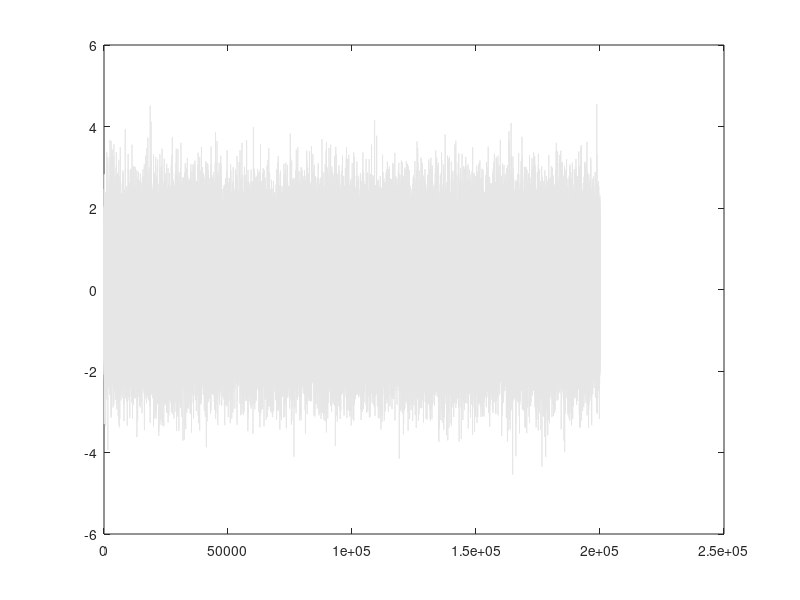
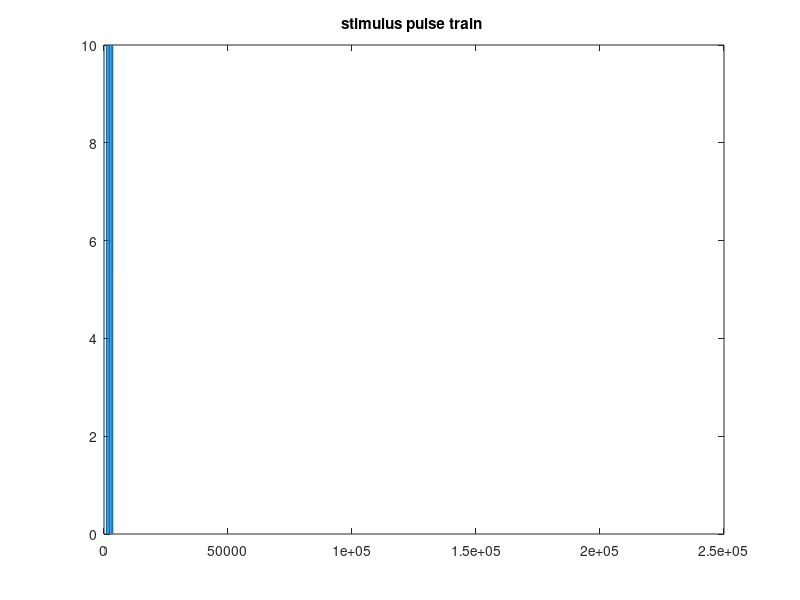
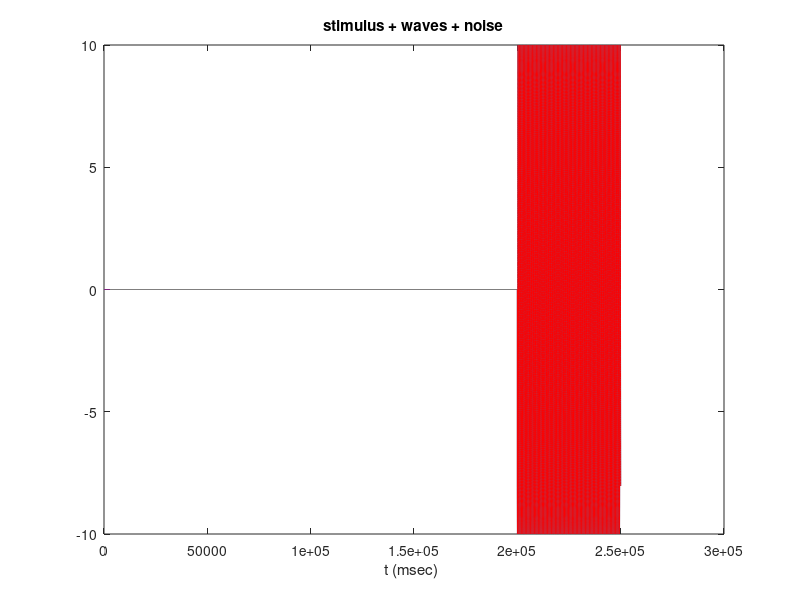

MATLAB code to generate these figures, in order: (Note: this script raises an error after producing the figures.)
% B {Pailtjorpe, U Sydney. sixNMclusterVx.m, (25/7/21 - 24)
 %Jansen-Rit model, 6 node cluster at A-10 (pFC), classic sigmoid form,
    % same f for each NM. (almost identical nodes)
  % Runga-Kutta integration use RK4 on JR, fn JR12(.., NNinputs), with stim. forcing
% Dependencies:  JR12a.m function for RK4 DE integrator; WaveTrains.m for stimuli set up 
              %  is RHS of DE: function dydx as JR12: incl Ip, p forcing, NNcoupling
  % Data file:  AdjMarmoset_Rescale2b.csv % link wts(116 x 116 array)
     % V1. dev.(23/5/21)  %  based on sixNMloopRK4_JR12V2b.m
      % Updade, V2: use sigmoid filter on coupling  (12/6/21)
         % V2b. modulate stim Ip+ran to selected nodes only (7/5/21)
      % V3 use JR12a(t, y, Ip, p, I12, a, b, A, B, C) : pass params to tune freq band;
      % V3a. pass Stim, pran via Sigmoid: pulse->V transfer (4/7/21)
      % V4. pass r to fn J12a.m; vary at ea NM
      % V4.1 vary Gain[s] ~ syn strength, per NM; pass Cfac (C1, C3) to fn J12a.m (24/7)
      % V4a. add signal delays, via d(i,j)
      % V4b. uses S[v] sigmoid form;  vlocal effects on dij ** THis version
% Cells (sections)
% 1. ADj set up
% 2. parameters for WC/JR model
% 3. set up stimuli
% 4.0  RK4 DE solver, 1st order, for n variables
% 5.0  various PLOT OUTPUT

% clear all; close all

% 1.0 Set up
addpath('/bap_working/MatLabfiles/MatlabFiles/MarmosetBrain/Models'); % for other model codes
fprintf('\n 6 Neural Masses, JR/RK4, star cluster; wt Adj; S(v): coupling, Pulse, ran \n')
fprintf('\n  alpha band;  Sigmoid; vary r & Gain; +  stim; code: v4b \n')
 % Adj, for coupling nodes
nn=6  %nn=6 % number of neural masses (nodes)
 % examine star cluster about Out-hub A-10  (marmoset logbook, p58, 66 ("v1")
  % n-node, Marmoset star clusters: at 7ms: 6 nodes; @7.5 & 8.1 ms: 8 nodes

  %%  1.0.1 Approx  Adj2, .cf Appx. below: this is similar to Adj2, with rounding
  % fprintf('\n   use approx Adj (rounded)  \n')
  % Adj= [0.0,  9.0, 0.5, 1.0, 4.6, 8.5; ...  % #1 is out hub;
  %      0.25, 0.0, 0.5, 0.0, 0.0, 0.5; ...  % cf Workbook 3, p18a for list of Links
  %      0.5, 4.9, 0.0, 2.0, 0.25, 1.0; ...  % scale wt wrt to 1k (LNe)
  %      0.75, 0.0, 1.2, 0.0, 1.6, 0.0; ...
  %      0.70, 0.0, 0.0, 0.1, 0.0, 0.0; ...  %  
  %      0.40, 1.5, 1.0, 0.0, 0.1, 0.0];     %  
  % cf. Appx 2, below for check of Adj against orig Anew(LNe)
  % A(4,2), A(5,6) was missing; A(6,3) was too big; others are close
  
%% 1.0.2 unit Adj
fprintf('  test Adj=1:  \n')
Adj=ones(nn);
 % elim diagonals
 for i=1:nn
     Adj(i,i)=0;
 end
 Adj
 length(find(Adj(:))) % 30 links
 % 1.02 zero Adj
  %fprintf('  test Adj=1:  \n')
  %Adj=zeros(nn);

%% 1.0.3 Zero Adj: no coupling
  fprintf('  test Adj=0: no coupling  \n')
  Adj=zeros(nn);
  
%% 1.0.3  d(ij) array - cf. Appx. 3.2.1  set d in bins of 0.5 mm (approx)
 fprintf('  d(ij) in 0.5mm bins:  \n')
Ad6A = [...
     0     3.5   3.0   2.5   2.5   2.5; ...
     3.5   0     1.5   3.5   4.0   2.5; ...
     3.0   1.5   0     2.0   3.0   2.5; ...
     2.5   3.5   2.0   0     2.0   3.5; ...
     2.5   4.0   0     2.0   0     3.0; ...
     2.5   2.5   2.5   3.5   3.0   0];
%% 1.0.4  d(ij) array - cf. Appx. 4.1.2  set d in bins of 0.1 mm (approx)
fprintf('  d(ij) in 0.1mm bins:  \n')
Ad6A = [...
     0     3.4  2.9  2.4   2.4  2.5, 4.3, 5.0; ...
     3.4   0    1.7  3.4   4.1  2.7, 0.0, 4.7; ... % 0 if no link present
     2.9   1.7  0    1.9   2.8  2.6, 0.0, 3.2; ...
     2.4   3.4  1.9  0     1.8  3.4, 3.2, 2.8; ...
     2.4   4.1  0    1.8   0    2.8, 2.1, 3.2; ...
     2.5   2.7  2.6  3.4   2.8  0.0  3.6, 4.8; ...
     4.3,  4.9, 3.6, 3.2,  2.1, 3.6, 0.0, 2.4; ...
     5.0,  4.7, 3.2, 2.8,  3.2, 4.8, 2.4, 0.0];   % checks ok.
 %% 1.0.5  zero dij
 fprintf('  d(ij) =0: no signal delays  \n')
 Ad6A = zeros(nn);

%% 1.1 Adj from Marmoset (LNe) data
 % cf.Appx 2. in orig order: cf. logbook, p58
  fprintf('  use marmoset LNe Adj(2):  \n')
clusterlist=[2, 26, 25, 48, 32, 3]; % as plotted in x-y plane, viewed from Ant.
Anew= csvread('AdjMarmoset_Rescale2b.csv');  % based on LNe 
 Aclust = Anew(clusterlist, clusterlist);
Adj2=Aclust/1000  % scale used for 6 NM model
Adj=Adj2;   % for main code
nLinks= length(find(Adj2(:))) % 29 entries
clear nLinks Anew Aclust Adj2 clusterlist
 %Adj=zeros(nn); % test indep NM.
 %Adj=ones(nn); % test unit coupled NM. nb. diagonals (self links) present

% nb. set approx dij in Ad6A, above & at Appx 3.2.1

%% 2.0 Parameters: tune freq. band
 fprintf('  : cf Marmoset out hub, A10 (3-D cluster, 6); beta band; v-local \n')
 %nLinks = length(find(Adj(:))) % check # Links: was 22 [nb. some v small & omitted], now 29
 %clear nLinks
% time axis & IC (0 mV)
x0=0; xf=20.0; % t range (sec)
h = 0.0001;   % t step (1 ms; [& 0.5, 0.25 ms, for debug])
x = [x0:h:xf];  % t domain array
 %time =x/(1000);  %time =x/(1000*h); % time (sec) as row vec
tstart=10001; %tstart=2000; %1000; % for plots (@ 1, 0.5, 0.1 ms time steps)
%y = zeros(6,length(x)); % row vec for each variable
yic1=[0.0; 0.0; 0.0; 0.0; 0.0; 0.0]; % IC at t=0 for 1 node (6 DEs),  col vec, 6 rows
yic=yic1; % add additional nodes
for in=1:nn-1
 yic=[yic; yic1]; % add 6 rows per extra node; 12, 18 DEs for 2, 3 ... nodes
end
 clear yic1
%
% Model parameters (orig JR) : needs to be in the fn subroutine!
v0=6;    % (mV) midpoint (switching trheshold V) of sigmoid function, for V -> pulse conversion 
vm=5;    % (s^-1) max firing rate for sigmoid fn
 %r=0.3;   % activation rate;  Steepness of sigmoid function 
  % rvec= [0.3 0.3 0.3 0.3 0.3 0.3];  % pass to indiv nodes, via fn J12a.m
%rvec= [0.4 0.4 0.4 0.4 0.4 0.4] % test all alpha, or beta (low)
   %rvec= [0.45 0.45 0.45 0.45 0.45 0.45] % test - in beta
rvec= [0.5 0.5 0.5 0.5 0.5 0.5] % test: all beta: most NM dont osc! (at 0.56)
 %rvec= [0.56 0.40 0.49 0.46 0.40 0.49] % set r ~ sqrt(vol); cf w/b#3, p80: tune in beta: ok
   %rvec= [0.56 0.40 0.47 0.43 0.38 0.47] % revised r ~ sqrt(N); cf w/b#4, p42: tune in beta band
  %rvec= [0.42 0.30 0.37 0.34 0.30 0.37] % ditto: tune in alpha band: corrected (23/7/21)
%rvec= [0.45 0.32 0.38 0.35 0.30 0.38] % revised: tune in alpha band: corrected (18/9/21)
        % cf w/b#4, p42.
% tuned to alpha/ beta band
C=300 %C=250 %C=135   % basic (scale) connection strength, within NM % defauly J-R value         
R12=100  % basic NM - NM coupling coeff (ie. link wt) (cf. Goodfellow)
C1=C;     % Pyramidal to excitatory interneuron connection 
C2=0.8*C; % (108)   Excit interneuron to pyramidal connection [feedback]
C3=0.25*C; % (33.75)  Pyramidal to inhib interneuron connection [weaker feedback]
C4=0.25*C;

 % tune feedback gain (baed on WtIn, kIn)
CfacVec= [1.0 1.0 1.0 1.0 1.0 1.0]; % pass to fn J12a.m
 %CfacVec= [6.33; 1.0; 7.0; 4.67; 2.67; 1.33]; % follows wtIn/kIn for 6x6(wb3, p88, 90): Poor
%CfacVec= [4.6; 3.07; 1.03; 1.52; 1.0; 1.92];  % ?recalc for 8x8, wb#3, p101 (4/8/21)
  %CfacVec= [6.39; 4.26; 1.0; 2.11; 1.39; 2.66; 1.76; 2.76];  % ?recalc again (wb#3, p104 & XL)
CfacVec    % Assign in J12a:C1=C1*Cfac;  C3=C3*Cfac; 

% signal delay: set by array Ad6a, set in App3.2, based on d(i,j) % d12=1.5-4;  % eg. mm / ms
 %Ad6A=zeros(nn); % debug; no delays (base case)
A=3.25;  B=22;  % Max PSP amplitude for pyramidal (A), inhib (B) & excit (kA * A) interneurons
a=100; b=50;  % (s^-1) / default JR; set to osc at 8Hz (taus: 20, 20 mS)
%
taue= 10.0; taui= 10; % set Time Const (excit, inhib) (ms)  :  alpha, beta bands
    % move freq band; keep a*A & b*B const
a=1000/taue; b=1000/taui; % rate const (s^-1)
 %A=3.25*100/a; % rescale, to keep a*A const. dont tune B (lower C)?
 %B=22.0*50/b;  % ?dont tune B (more inhib): need lower C then.
[taue taui] % debug / use default A,B
[a b]
[A B C]
[round(a*A) round(b*B)]  %[a*A b*B]
ratioIE =  round(b*B)/round(a*A)
tstart = 40001;  % stim at 4.0 s (0.1 ms steps0

clear ratio*


% >>>>>>>>>>>>>>

%% 3.0 Zero pulse, ran or wave :: Base case
fprintf('\n >> zero inputs: 1 sd G ran noise \n')
Vyt =zeros(1,length(x));
pran=zeros(1,length(x)); 
Ip=zeros(1,length(x));  
Ip6=zeros(1,length(x)); IpOn=zeros(nn,1); IpOnB=zeros(nn,1); % need IpOn also
Pd=zeros(1,length(x)); Pd2=zeros(1,length(x)); %  pulse density fn - cf #3.6
% noise (BC)
  %pran = 0.1*rand(1,length(x)); % low noise;  Uniform ran noise:
pran = 1.0*randn(1,length(x)); % Gaussian noise, pos/neg 
figure;  plot(pran, 'Color', [0.9 0.9 0.9]); % ylim([min(pran)-1  max(pran)+1]); xlim([2e4 3e4])
 %  text(2.06e4, 0.3, 'U ran noise, \mu = 0.1 mV')
 % text(2.06e4, 0.3, 'G ran noise, \mu = 0.1 mV') 

%% 3.1 set up Stimulus pulse (spike) train
  %fprintf('  * stimulate node 2&6 (A32V, A11 ) both, equally:  \n')
 %fprintf('  * stimulate node 6 (A11 ) only:  \n')
 %fprintf('  * stimulate node 2 (A32V ) only:  \n')
%fprintf('  Pulse train stimulus - 10 mV; to NM #2 amd/or #6  \n')
stim_freq=16  % nb. also need to change npulse, to get 1 sec long stimulus
Ip=zeros(1,length(x)); % 1st input (NM#2):excit curents impulse train: input to pyramidal population
Ip6=zeros(1,length(x)); % pulse train for 2nd input (?dphi shifted), to node 6
tstart= 1000; % wait #steps past start up transients; adjust to 1 sec.
 %tdelay= round(1000/stim_freq)  % period: needs to be integer, for indexing; assumes h = 1ms
tdelay= round(1/(h*stim_freq)) % period: needs to be integer, for indexing; allow h varies
twidth=25 % width of pulse (dt steps; eg ms)
dphi= -10 % phase delay (dt steps; ms) of 1st pulse [& pulse train]
         % or increment (ramp) for ea pulse; or for 2nd pulse; etc.
npulse=5 % pulse train % set length of pulses: eg 1 sec
for i=0:npulse-1
   %Ip(tstart+i*tdelay+1)=1.0; Ip(tstart+i*tdelay+2)= -1.0; % symm. sharp dbl spike, pos/neg
   %Ip(tstart+i*tdelay+1)= -1.0; Ip(tstart+i*tdelay+2)= 1.0; % symm. sharp dbl spike, neg/pos
 Ip(tstart+ i*tdelay +dphi +1)=1.0; % simple phase shift; sharp pulse
 Ip6(tstart+ i*tdelay +dphi +1)=1.0; % asymm. sharp single unit spike, phase shifted, to Node 6
   %Ip(tstart+ i*tdelay +dphi +1: tstart+ i*tdelay +dphi +1+twidth-1)=1.0; % wider pulse

end
% other inputs; set scale
 %Ip=zeros(1,length(x)); Ip6=zeros(1,length(x)); % debug: test zero excit'n. : just follows the noise!
amplP=10.0  %mV % nb.max rate of 5Hz at ~25mV
 Ip=amplP*Ip; Ip6=amplP*Ip6; %Ii=60*r*I; % excit & inhib [set Ii in ext fn]
figure; plot(Ip); title('stimulus pulse train ')
 % p=zeros(1,length(x)); % debug; no ran noise
% set input channels, IP() at #3.7 below

 %% 3.2 set up random Noise input - filtered spectrum
fprintf('  + add rand noise (bandpass) \n')
fs=1/h; % sampling frequency
L=length(x); % length of signal
%pran = 1.0.*randn(1,L); % Gaussian (0,0.1): Excit'y input (av 0.1 mV)
pran = 0.1.*rand(1,L); % Uniform ran noise: contains all frequencies!
  %figure; plot(pran); title('test: raw ran stimulus ') 
% FFT spectrum
Y=fft(pran);
P2=abs(Y/L); P1=P2(1:floor(L/2+1)); P1(2:end-1)=2*P1(2:end-1); % 2-sided spectrum
f=fs*(0:(L/2))/L;   % ?? check L/2+1 is integer?
  %figure; plot(f,P1); title('spectrum of U ran noise'); xlabel(' f (Hz)')
   %title('spectrum of "100Hz" U ran noise')
% contains most frequencies !! 
% band pass filter
Pfilter=P1(501: 1501);  % 100 Hz - 300 Hz;  cf f vec.; 1k entries
pran100=fft(Pfilter); % nb. complex, want real part [by default]
pran100=real(pran100); pran100(1)=0; % 1st entry is spurious?  nb. row vec.
pran100=abs(pran100); % pos values
%figure; plot(pran100); title('filtered U ran noise')
% [mean(pran100) std(pran100)]
pran100=0.1*pran100/mean(pran100); % renormalise
  % pran100=(0.1/std(pran100))*pran100; % alt. renormalise
 %figure; plot(pran100); title('filtered U ran noise, renormalised ')
 %std(pran100)
tstart= 1000; tend=xf/h+1; % ms scale
% fill array to full time
pran=zeros(1,tend+1);
for i=1:xf-1
    pran(1000*i: 1000*i+1000 ) = pran100; % insert 1k+1 filtered blocks
end
pran=pran(1:end-1); % was +1 too long?
 %pran= [pran, 0]; % need N+1 elements (eg. 5001)
 % figure; plot(pran); title(' U ran noise stimulus (100:300Hz band) ')
clear P1 P2 Pfilter pran100 Y f L

% >>>>>>>>>>>>>>

%% 3.3 set up travelling Wave :: or use WaveTrain.m code now
  % cf. code: VisMarmosetBrainWaveV1.m
 fprintf('  + add wave train: 2 mV  \n')
Vwm= 10.0 % mV
istart=200001 % turn wave on at 1 sec; or add phase shift
istop= 250001 % turn wave off after 5 sec
lambda = 30.0; % mm  %lamda = 0.03 (m) ~ brain size (marmoset)
  % Set the travelling wave Frequency:
wfreq = 15.8/1000 % wave frequency (ms^-1)  %freq = 33.0; %  Hz (s^-1)
 % phiRad=PhiMS*2*pi/period
phi=2.1; % phase delay (lag, in radians) 
  % choose phase to line up start of sin wave & max near y(A10) location
  % additional phase shift to aling with dy(t) calc: cf. plots at #4.1, below
dphi= 425 % (in t-steps: 0.1ms) extra phase diff to align with delta-y osc
pdhi=dphi*pi/180; % in rad
Wspeed = wfreq*lambda % (m/s or mm/ms); here 0.5/1/2 m/s
 %t = 0; % ms
 % row vec x is the t-line
 %tline= [0: 1 : 1000]; %t axis [0 :1ms steps: 1 sec]
 tline = x*1000.0; % convert ms to sec, to match pulses & DE solver: for 1 msec steps
 ypt =16.0; % peak near this coord (A-P)
Vyt =zeros(1,length(x));
 %Vyt(istart:end) = Vwm*sin(2*pi*ypt/lambda - 2*pi*wfreq*(tline(1:end-istart+1) -phi +dphi) ); % start at 1 sec, continue
Vyt(istart:istop) = Vwm*sin(2*pi*ypt/lambda - 2*pi*wfreq*(tline(1:istop-istart+1) -phi +dphi) ); % start at 1 sec, then stop
%Vyt(istart:end) = Vwm*sin(2*pi*ypt/lambda - 2*pi*wfreq*(tline(1:end-istart+1) -phi+dphi)); %   & dphi in t-steps
 %Vyt = Vwm*sin(2*pi*ypt/lambda - 2*pi*wfreq*tline -phi); % all t;  now row vec

figure;  plot(Vyt); title('stimulus + waves + noise'); hold on
plot(Vyt, 'r-'); xlabel('t (msec) ')
 %plot(tline,Vyt, 'r-','LineWidth',1)  % V osc at fixed y vs t )ie "x"), in 2D
 

 %% 3.5 Constant stim - use Pd; not filtered by S[v]
% explore stable pts and limit cycles.
fprintf('\n ++const stimulus: at 0.1 sec ')
tstart=40001; % for plots
StimLevel= 155
Pd=zeros(1,length(x));  tstart0= 1001; %tstart0= 20001; % of this stim; cf separate for Pd
Pd(tstart0:end)=StimLevel; % && turn on the stim!!

%Ip6=zeros(1,length(x)); % pulse train/fn for 2nd input (?dphi shifted) - node 6

clear StimLevel PulseHeight tstart0

%% 3.6 Load 1st Pulse density function[s]
 % a la JR('93 & '95); set up in code WaveTrain.m @ #1.4
 fprintf(' Pulse shape stim +155(@0.5s); & 0.1mV ran noise: \n')
 Pd= 1.0*Pulse1; % 1 or 2 pulses;  vary amplitude (ie. pulse density
 tstart=40001;  % cft wave... code, for pulse setup
  % Pd= 1.0*PulseN; % N pulses, in train
 %Pd = Pd+100.0;  % add const stim (all t)
 Pd((1001):end) = Pd((1001):end)+155.0;  % add const stim , with pulse (not before)
  PulseHeight= max(Pd)
  %IpOn=zeros(nn,1); % switch Pulse stim on/off to ea node
  %IpOn(2)=0; % 1st input: stimulate Node 2 only (A32V: strongest input links)
  %IpOn(6)=1; %0.33; % 2nd input, to node 6 (A11), lower wts, 
    Ip6=zeros(1,length(x)); % pulse train/fn for 2nd input (?dphi shifted), to node 6
 Pd2=zeros(1, length(x)); % unless set & used, below
  % pran = 0.1*rand(1,length(x)); % low noise;  Uniform ran noise:
  clear PulseHeight 

 %% 3.6.1 Load 2nd Pulse density function[s]
 fprintf(' 2nd Pulse shape stim: \n')
 Pd2= 1.0*Pulse2; % 1 or 2 pulses;  vary amplitude (ie. pulse density
 Pd2 = Pd2+155.0;   % add const stim
 
%% 3.7 Input channels
 % selected nodes to get the stimulus inputs: Ip, Pd 
 % IpOn=ones(nn,1); % 1st stimulus On for all nodes
  IpOn=zeros(nn,1); % switch 1st stim on/off to ea node
 % stimulate Node 2 (A-32V): strongest, more wt, fewer links)
 % IpOn(2)=1; % 1st input: more wt; fewer #Links*0.61; % 1st or 2nd input?
  IpOn(6)=1;  %0.64; % 2nd input?, wt*0.64, to node 6 (A-11), lower wts, more Links  
 
 % stimulate Out Hub [1]A-10
 % IpOn(1)=1; % 0.4;  % A-10 <- TPO, TE3,2,11, Aud (weak), Opt, TEO, V4

 % stimulate other nodes:
 %IpOn(5)=1;  %0.8 % [5] A46D <- MO-pre
 %IpOn(4)=1;  %0.8 % [4] A9 <- Cing/RSP  
 IpOn' % check
  % direct 2nd pulse, if present?
 IpOnB=zeros(nn,1); % switch 1st stim on/off to ea node
 %IpOnB(2)=1; % 2nd Pulse to 1st input:
  %IpOnB(6)=1;  % 2nd Pulse to 2nd input (A11)
 IpOnB' % check
 
 %% 3.8 Gather stimuli & Plot, to check stim
 %pran= [pran100, 0] % need N=1 elements (5001)
 %Vyt=Vytburst;  % to pass to DE solver
 
 figure;  plot(pran, 'Color', [0.9 0.9 0.9]);  hold on
 plot(Pd+Pd2 + Ip, 'b'); title('pulse + Vstimulus + waves + noise');
  plot(Vyt, 'r-'); xlabel('t steps (0.1 msec) ')
  ylim([0 max(Pd)+20])
    if max(Pd+Pd2) <= 3
     ylim([-1 3])  %ylim([0 1])  
   else
     ylim([-1 max(Pd +Pd2)+20])
    end
   
% >>>>>>>>>>>>>> 
%% 4.0  RK4 DE solver, 1st order, for n variables
 % nb. matlab has default double precision: needed here
   % check timulus
   %figure;  plot(Ip+pran); title('stimulus + waves + noise'); hold on; plot(Vyt, 'r-'); xlabel('t (msec) ')
% reset arrays
y=zeros(nn*6,length(x)); % set up array for solutions; 2,3, etc nodes (6 rows each)
 %y=double(y); % enforce double precision (64 bit) : should be default
deltay=zeros(nn,length(x)); % set up array for y3-y2; 6 nodes (1 rows ea)
 %deltay=double(deltay);
y(:,1)= yic ; % y's are row vec, one for ea DE; IC is a col vec, for i=1 or t=0.   
In12=0;
  
% RK4 DE solution step:  iterate forward in time (here x); scan nodes(in) & linked NN (j)
  % fn JR1s incl forcing fn. as arguments, at this t-step; 
  % inputs: pran + p(i,j)+ [NM-NM couplings] {= sum(y1-y2) ; ext stim: Ip: to node 1 only
  %NOT NOW  onerow=ones(1,length(x)); % needs vector of 1's for sigmoid (over time span)
 %fprintf('\n   i  j wt(ij) dr(ij) index r Cfac ') % debug- header
tic
        % start "late" to allow for delay back ref, to L [allow 5ms w 0.5 steps]
for i = 50:(length(x)-1) % scan time steps & start at 1, 10, 100 [for delay DE]
    for in =1:nn % scan nodes in cluster (NM)
         j11=(in-1)*6+1; j16=(in-1)*6+6;  % working on this node #in
         r=rvec(in); Cfac=CfacVec(in); % for indiv NM : slope of S[v]; Gain C1,3
        %fprintf(' ... working on node  %4.0f \n', in)
    % Node #in - gets the ext inputs (Ip, Ii, p and In12 from linked nodes (i <- j)
     % and Vwave adds to In12 (a la lfp, at soma)
       jlist=find(Adj(:,in));  % linked nodes in (col) to node #in
       jnn=length(jlist); % #NN of 1
       for j=1:jnn % scan NN list of node #in
           if isempty(jlist)    
               continue % no NN, In12 stays at 0
           else
           jj=jlist(j); j11=(jj-1)*6+1; j16=(jj-1)*6+6; % for nodes 2, 3 ..
             %[in jj j11+1 j11+2]  % debug: check correct indices for delta-y inputs
             % will use: ((j-1)*6) +2 & ((j-1)*6 +3)
            % signal delay assumes v = 1 ms/ (mm/ms)
           vlocal=1.0; % unmyeln axon vel ~ signal delay ~ 0.1-1.0 m/s 
           %deltai=int16(Ad6A(jj,in)/(1000*h*vlocal)); % adjust index, for signal delay time from nn, jj->in / as integer
          deltai=int32(Ad6A(jj,in)/(1000*h*vlocal)); % check discontinuities
           %deltai=Ad6A(jj,in)/(1000*h); % Old: adjust index, for signal delay time from nn, jj->in
           In12= R12*Adj(jj,in)*vm./(1 +exp(r*(v0-y(j11+1,i-deltai)+y(j11+2,i-deltai)))); % sigmoid filter coupling, vector
           In12=In12+Vyt(i); % add travelling/standing wave here, now
    %fprintf('\n  %2.0f %2.0f %5.3f %4.1f %4.0f %4.2f %4.2f ', in, jj, Adj(jj,in), Ad6A(jj,in), (i-deltai), r, Cfac )
           end % check for NN  
       end % scan linked NNs; gather inputs (in <- jj) from linked NNs
           %fprintf('\n  ') % for debug
           %In21=zeros(12,length(x)); % debug, no input from other node[s]
           %[jj j11 j16]  % debug:
        j11=(in-1)*6+1; j16=(in-1)*6+6;  % update node #in
          % nb. y7:12 in Node-2; y13:18 is Node-3, etc.
        % Stimulus pulses to selected node (eg 2, 6), via IpOn switch
        % add travelling wave Voltage, at y=16mm (Ant), at this time(i), to _all_ NM
        %Istim=Vyt(i)+IpOn(in)*Ip(i); %pstim=IpOn(in)*pran(i); % turn stim on only for selected nodes - set above, at IC.
         % gather ran & wave train together: to all NM
        Istim=IpOn(in)*Ip(i); pstim=pran(i) +Vyt(i); % Ip to selected node; Vyt & ran noise to ALL nodes
         % apply S(v) to pran, Vyt & Ip in fn J12a; 
         pstim=vm/(1+exp(r*(v0-pstim))); %pstim=vm/(1+exp(r*(v0-pran(i)))); 
         Pdstim=IpOn(in)*Pd(i); Istim=vm/(1+exp(r*(v0-Istim)));  % switch 1st stim pulse on; filter Istim
         Pdstim=Pdstim+IpOnB(in)*Pd2(i);% switch 2nd stim pulse on, if present?;         
        if in == 6
             Istim=Vyt(i) +IpOn(in)*Ip6(i); pstim=pran(i);  % stim stream Ip to node #6; 
             Istim=vm/(1+exp(r*(v0-Istim))); %pstim=vm/(1+exp(r*(v0-pran(i))));  % V-> rate / Pd already set
        end
        k_1 = JR12a( x(i), y(j11:j16,i), Pdstim, Istim, pstim, In12, a, b, A, B, C, Cfac, r);  % these k's should be col vec, one for ea DE
        k_2 = JR12a( x(i)+0.5*h, y(j11:j16,i)+0.5*h*k_1, Pdstim, Istim, pstim, In12, a, b, A, B, C, Cfac, r); % seem to need to force col vec ?
        k_3 = JR12a( (x(i) +0.5*h), (y(j11:j16, i) +0.5*h*k_2), Pdstim, Istim, pstim, In12, a, b, A, B, C, Cfac, r);
        k_4 = JR12a( (x(i)+h), (y(j11:j16,i) +k_3*h), Pdstim, Istim, pstim, In12, a, b, A, B, C, Cfac, r);
        y(j11:j16,i+1) = y(j11:j16,i) + (k_1 +2*k_2 +2*k_3 +k_4)*(h/6); % load y1:y6 at this t-step      
    end %  scan nodes
end  % scan t-steps
 %fprintf('\n  ') % for debug
toc %timing
 % clear i in deltai In12 j*  Istim pstim
 
%% 5.0 PLOT OUTPUT 
tstart=4001; % gets lost sometimes ??
% Node 1 output [this is centre of star cluster, and Out-Hub (A-10)
  %figure; plot(y(1:3,:)'); title('JR/ node-1: y0, y1, y2')  % nb. need cols
  %title('A-10:  JR/ node-1, outputs:'); 
  %legend('y0', 'y1', 'y2'); % orig notation [not array index]
 figure; plot(y(2,:)'-y(3,:)'); 
 title('A-10:  JR/ node-1, output: detla-y: y1(1)- y2(1) '); 
    % skip transients
    %figure; plot(y(2,(tstart-100):end) - y(3,(tstart-100):end));  
     %title('A-10:  JR node 1: output, delta-y: y1(1) - y1(1)') 
     %text(3000, -1.5, 'stimulate #2, 6 '); text(3000, -2, ' 10Hz stimulus, x10 pulses ');
 figure; subplot(2,1,1); plot(x, y(2,:)'); hold on; plot(x, y(3,:)'); 
 title('JR/ node-1: output: y1, y2 '); legend('y1(1)', 'y2(1)'); hold off
 subplot(2,1,2); plot(x, y(2,:)'); hold on; plot(x, y(3,:)'); 
 axis([1.5 2.5 10 70]);  grid on; xlabel('t (s) ')
 figure; plot(x, (y(2,:)-y(3,:)) ); title('6-NM, node-1, delta-y '); xlabel('t (sec) ')
  
% Node 2 outputs [this has the primary inputs]:
 %figure; plot(y(8,(tstart-100):end) - y(9,(tstart-100):end));  title('JR node-2: output, y2(2) - y1(2)')
  %figure; plot(y(7:12,:)'); title('JR/ node-2: output, y1, y2, .. y6')  % nb. need cols
  %legend('y0', 'y1', 'y2', 'y3', 'y4', 'y5'); % 
 figure; subplot(2,1,1); plot(x,y(8,:)'); hold on; plot(x,y(9,:)'); 
 title('JR/ node-2: output: y1, y2 '); legend('y1(2)', 'y2(2)'); hold off
 subplot(2,1,2); plot(x,y(8,:)'); hold on; plot(x,y(9,:)'); 
 axis([1.5 2.5 20 100]);  grid on; xlabel('t (s) ')
     % other outputs
     %figure; plot(y(6,(tstart-100):end));  title('JR model, Node-1 output, y5  ')
     %figure; plot(y(12,(tstart-100):end));  title('JR model, Node-2 output, y5  ')
     % axis([0 5 -500 0]);  axis([0 20  -10000 10000]);
     figure;  plot(y(8,(tstart-800):end) - y(9,(tstart-800):end)); title('Node 2, delta-y ')
     xlabel('t (x0.1 ms) ')
 
 % Node 3 outputs:
 %figure; plot(y(14,(tstart-800):end) - y(15,(tstart-800):end));
 %title('JR model: node-3 output, y2(3) - y1(3)')   
% Node 4 outputs:
 %figure; plot(y(20,(tstart-800):end) - y(21,(tstart-800):end));
  %title('JR model: node-4 output, y2(4) - y1(4)') 
% Node 5 outputs:
 %figure; plot(y(26,(tstart-800):end) - y(27,(tstart-800):end));
 %title('JR model: node-5 output, y2(5) - y1(5)')
 %figure; subplot(2,1,1); plot(x,y(26,:)'); hold on; plot(x,y(27,:)'); 
 %title('JR/ node-5: output: y1, y2 '); legend('y1(5)', 'y2(5)'); hold off
 %subplot(2,1,2); plot(x,y(26,:)'); hold on; plot(x,y(27,:)'); 
 %axis([1.5 2.5 0 50]);  grid on; xlabel('t (s) ') 

% Node 6 outputs:
 tstart= 40001; % debug
 figure; plot(y(32,(tstart-100):end) - y(33,(tstart-100):end));
  title('JR model: node-6 output, y1(6) - y2(6)')
 figure; plot(y(32,:)'); hold on; plot(y(33,:)'); 
  title('JR/ node-6: output: y1, y2 '); legend('y1(6)', 'y2(6)');
 figure; subplot(2,1,1); plot(x,y(32,:)'); hold on; plot(x,y(33,:)'); 
  title('JR/ node-6: output: y1, y2 '); legend('y1(6)', 'y2(6)'); hold off
  subplot(2,1,2); plot(x,y(32,:)'); hold on; plot(x,y(33,:)');
  plot(x, Pd/10) % stim
  xlim([3.9 4.4]); grid on; xlabel('t (s) '); legend('ye(6)', 'yi(6)', 'Stim') 
 
% all 6 nodes together:
tstart= 40001; % debug
 figure; 
 plot(x((tstart-800):end), y(2,(tstart-800):end) - y(3,(tstart-800):end), 'k', ...
     'LineWidth', 0.75);  hold on % node #1, A-10 
 xlim([4 4.2]); xlabel('t (s)'); xlabel('t (ms)');  %pause
 plot(x((tstart-800):end) ,(y(8,(tstart-800):end) - y(9,(tstart-800):end) ), ...
     'LineWidth', 0.75);   % #2, A-32V
 %pause  % - to closely examine waveforms
 plot(x((tstart-800):end) ,y(14,(tstart-800):end) - y(15,(tstart-800):end), ...
     'LineWidth', 0.75); % #3 A-32
 %pause
 plot(x((tstart-800):end) ,y(20,(tstart-800):end) - y(21,(tstart-800):end), ...
     'LineWidth', 0.75); % #4, A-9
 %pause
 plot(x((tstart-800):end) ,y(26,(tstart-800):end) -   y(27,(tstart-800):end), ...
     'LineWidth', 0.75); % #5, A-46D
 %pause  
 plot(x((tstart-800):end) ,y(32,(tstart-800):end) - y(33,(tstart-800):end), ...
     'LineWidth', 0.75); % #6, A-11
 xlabel('t (s)')
 plot(x((tstart-800):end) ,Pd((tstart-800):end)+pran((tstart-800):end), 'Color', [0.9 0.9 0.9]);  
 xlabel('t (s)'); ylabel('dy(t) (mV)')
 %plot(x((tstart-800):end) ,Ip6((tstart-800):end), 'g--') % stimulii, on same scale
 %plot(x((tstart-800):end) ,Vyt((tstart-800):end), 'r--') % stimulii: wave
  legend('dy(1)', 'dy(2)', 'dy(3)', 'dy(4)', ...
      'dy(5)','dy(6)', 'stimulus' ); %text(3000, 0.3, 'wt(1-2) = 100')
  % axis([0 5000 -20 20]);  %axis([1 2 -25 25]); 
%
% mean and range of detla-y, overall: 6 nodes together:  cf. #4.3 below, for calc at 17:19sec 
 d_yMean=zeros(nn,1); d_yAmpl=zeros(nn,1); 
 d_yMean(1)=mean(y(2,(tstart+2000):end) - y(3,(tstart+2000):end));   % node #1, A-10 
 d_yAmpl(1)=max(y(2,(tstart+2000):end) - y(3,(tstart+2000):end)) ... % sample after stim settles
     - min(y(2,(tstart+2000):end) - y(3,(tstart+2000):end));
 d_yMean(2)=mean(y(8,(tstart+2000):end) - y(9,(tstart+2000):end));   % #2, A-32V
 d_yAmpl(2)=max(y(8,(tstart+2000):end) - y(9,(tstart+2000):end)) ...
     - min (y(8,(tstart+2000):end) - y(9,(tstart+2000):end));
 d_yMean(3)=mean(y(14,(tstart+2000):end) - y(15,(tstart+2000):end)); % #3 A-32
 d_yAmpl(3)=max(y(14,(tstart+2000):end) - y(15,(tstart+2000):end)) ...
      -min(y(14,(tstart+2000):end) - y(15,(tstart+2000):end));
 d_yMean(4)=mean(y(20,(tstart+2000):end) - y(21,(tstart+2000):end)); % #4, A-9
 d_yAmpl(4)=max(y(20,(tstart+2000):end) - y(21,(tstart+2000):end)) ...
      - min(y(20,(tstart+2000):end) - y(21,(tstart+2000):end));
 d_yMean(5)=mean(y(26,(tstart+2000):end) - y(27,(tstart+2000):end)); % #5, A-46D
 d_yAmpl(5)=max(y(26,(tstart+2000):end) - y(27,(tstart+2000):end)) ...
      - min(y(26,(tstart+2000):end) - y(27,(tstart+2000):end));
 d_yMean(6)=mean(y(32,(tstart+2000):end) - y(33,(tstart+2000):end)); % #6, A-11
 d_yAmpl(6)=max(y(32,(tstart+2000):end) - y(33,(tstart+2000):end)) ...
      -min(y(32,(tstart+2000):end) - y(33,(tstart+2000):end));
 figure; stem(d_yMean, '+');  hold on; stem(d_yAmpl, ':diamond');
  % hs(1).Marker='+'; hs(2).Marker='diamond'; 
 axis([0 7 -15 60 ]); xlabel('NM #'); ylabel('delta-y12(i)  (mV)'); title('dy(i) overall')
  legend('mean', 'p-p ampl.', 'Location', 'northeast') % place out of the way
   % text(5.5, 23, 'Adj = 1');  % text(5.5, 10, 'alpha; C x vector')
 
   [d_yMean d_yAmpl] % test/ debug
%   %figure; plot(rvec, d_yAmpl, '.', 'MarkerSize', 20); hold on
   % plot(rvec, d_yMean, '+', 'MarkerSize', 5);
 
% 3 key nodes together:
 figure;   hold on 
 plot(y(8,(tstart-800):end) - y(9,(tstart-800):end), 'r') % ', 'Color', [0 0.3 0]);  % #2, A-32V : Input 1st
 plot(y(32,(tstart-800):end) - y(33,(tstart-800):end),'g'); % #6, A-11 : Input 2nd
 plot(Pd((tstart-800):end), 'k');  %plot(Ip6((tstart-800):end), 'k--') % stimulii, on same scale
 plot(y(2,(tstart-800):end) - y(3,(tstart-800):end),'b'); % #1, A-10 : Output
  title('6-star cluster, JR model: In/Out nodes delta-y ')
  legend('delta-y(1): A-10', 'delta-y(2)', ...
         'delta-y(6)', 'stimulus' );
%   
% LFP LFP:  net lfp output: sum: detla-y(1) + detla-y(2), for the 6 NM
 lfp= (y(2,:) - y(3,:) + y(8,:) - y(9,:) +y(14,:) - y(15,:) ...
     + y(20,:) - y(21,:)+ y(26,:) - y(27,:) +y(32,:) - y(33,:) )/6; % av of 6 nodes
% figure; plot(lfp); title('JR model: net lfp output ')
  figure; plot(x, lfp); title('6-star cluster, JR model: net lfp output '); xlabel('t (sec) ')
  ylabel('LFT (t)  (mV)'); % hold on; plot(20,-1, 'b^'); plot(20,-1.1, 'b^'); % wave starts
   % text(15, -3.5, 'wave ampl = 10 mV') % plot(4,-4, 'k^'); % Pulse starts
    % text(2.0, -120.0, '6-cluster: ran noise input ') 
    % text(4000, -2.0, 'stimulate #2, 6 ')
    % axis([500 5000 -0.1 0.1])  % axis([500 5000 -2.0 0])
   % text(2.5, -4, '16 Hz wave + 100 Hz pulses to A32V')
%   
% Group of 4 close together: net lfp output: sum: detla-y(2:5) 
 lfp25= ( y(8,:) - y(9,:) +y(14,:) - y(15,:) ...
     + y(20,:) - y(21,:)+ y(26,:) - y(27,:) )/4; % av of 4 nodes
  %figure; plot(lfp); title('JR model: net lfp output ')
%figure; plot(x, lfp25); title('4NM of 6, local lfp output '); xlabel('t (sec) ')
  % text(2.0, -120.0, '4NM of 6: ran noise input ') 
  % text(4000, -2.0, 'stimulate #2, 6 ')
         % axis([500 5000 -0.1 0.1])  % axis([500 5000 -2.0 0])
   % text(2.5, -4, '16 Hz wave + 100 Hz pulses to A32V')
  lfp_stats_2to5= [mean(lfp25(tstart:end))  (max(lfp25(tstart:end)) - min(lfp25(tstart:end)) )]
  clear lfp25  lfp_stats_2to5
  
% Grouped summary: resize figure
  %figwidth = 1024; figheight = 896; figposition = [100, 100, figwidth, figheight]; % large
  figwidth = 560; figheight = 704; figposition = [500, 100, figwidth, figheight]; % tall
 figure('position',figposition, 'units','pixels');  %figure; % default
 subplot(5,1,1);
 plot(y(2,:) - y(3,:),'b'); % #1, A-10 : Output
 tlim=length(y(2,:) - y(3,:))-1; axis([0,tlim, -Inf, Inf]) % keep vetical as is
  title('6-star cluster, NM#1, (JR model: A-10: Out node delta-y ')
 subplot(5,1,2);
 plot(y(8,:) - y(9,:), 'r') % ', 'Color', [0 0.3 0]);  % #2, A-32V : Input 1st
  title('     NM#2, A-32V: 1st In node delta-y '); axis([0,tlim, -Inf, Inf])
 subplot(5,1,3);
 plot(y(32,:) - y(33,:),'g'); % #6, A-11 : Input 2nd
  title('     NM#6, A-11: 2nd In node delta-y '); axis([0,tlim, -Inf, Inf])
  subplot(5,1,4);  plot(lfp,'k'); title('     lfp output ');  %  net output
  xlim([0,tlim]); % xlim([0 3.0e5]); %axis([0,tlim, -Inf, Inf])
 subplot(5,1,5); 
 plot((Pd)*IpOn(2) +pran+Vyt, 'g--'); hold on; 
  %plot((Pd2)*IpOnB(2), 'g--'); % incl 2nd pulse fn
  plot((Pd)*IpOn(6) +pran+Vyt, 'r--') % stimulii, on same scale
  %plot((Pd2)*IpOnB(6), 'r--'); xlim([0,tlim]); %xlim([0 3.0e5])
  % plot((Ip+Pd)*IpOn(1) +pran+Vyt, 'b--') % if needed?
  legend( 'stimulus-2' , 'stimulus-6' ); title('     Inputs: stimulus->2, ->6 ');  
   xlabel('t steps (0.1 msec) '); %axis([0,tlim, -Inf, Inf])
    % text(5500, 50, 'Stim 300 to both #2, #6')
%
 lfp_sample=lfp(40001:50000); % during stimulus [0.5s sample]
   %lfp_sample=lfp(1100:2900); % debug, nb. wider sample for half t-step
 lfp_stats_atStim= [ mean(lfp_sample), (max(lfp_sample)-min(lfp_sample))]
 % figure; plot(lfp_sample - mean(lfp_sample)); title('JR, 6xNM: sum (lfp -mean), during stim. ')

 lfp_sample=lfp(60001:70000); % after stim, in s/s
  %lfp_sample=lfp(5000:6000); % debug, nb. wider sample for half t-step
 lfp_stats_atSS= [ mean(lfp_sample), (max(lfp_sample)-min(lfp_sample))]
 
 lfp_sample=lfp(70001:80000);   % much later
 lfp_stats_atLaterSS= [ mean(lfp_sample), (max(lfp_sample)-min(lfp_sample))]
 
 lfp_sample=lfp(80001:90000);   % much later
 lfp_stats_at8to9secSS= [ mean(lfp_sample), (max(lfp_sample)-min(lfp_sample))]
% 
  if xf >15 % for longer sim (eg 20 sec)
   lfp_sample=lfp(180000:190000);   % V. much later
   lfp_stats_at18secLaterStill= [ mean(lfp_sample), (max(lfp_sample)-min(lfp_sample))]
  end
  if xf >25 % for v longer sim (eg 30 sec)
   lfp_sample=lfp(280000:290000);   % V. much later
   lfp_stats_at18secLaterStill= [ mean(lfp_sample), (max(lfp_sample)-min(lfp_sample))]
  end
  
 clear jlist i j in jj j11 j16 k*  In12 deltay lfp_* d_* dy6* % Ip pran yic

% > > > > >

%% joint plot of dy-i & lfp
figure; subplot(2,1,1); plot(x, lfp); title('6-NM cluster, JR model: net lfp output ');
xlabel('t (sec) ');  ylabel('LFT (t)  (mV)');
% all 6 nodes together:
tstart= 40001; % debug
 subplot(2,1,2); plot(x((tstart-800):end), y(2,(tstart-800):end) - y(3,(tstart-800):end), 'k', ...
     'LineWidth', 0.75);  hold on % node #1, A-10 
 xlim([4.0 5.0]); xlabel('t (s)'); xlabel('t (ms)'); 
 plot(x((tstart-800):end) ,(y(8,(tstart-800):end) - y(9,(tstart-800):end) ), ...
     'LineWidth', 0.75);   % #2,
 plot(x((tstart-800):end) ,y(14,(tstart-800):end) - y(15,(tstart-800):end), ...
     'LineWidth', 0.75); % #3
 plot(x((tstart-800):end) ,y(20,(tstart-800):end) - y(21,(tstart-800):end), 'b', ...
     'LineWidth', 0.75); % #4, A9
 plot(x((tstart-800):end) ,y(26,(tstart-800):end) -   y(27,(tstart-800):end), ...
     'LineWidth', 0.75); % #5, A-46D  
 plot(x((tstart-800):end) ,y(32,(tstart-800):end) - y(33,(tstart-800):end), ...
     'LineWidth', 0.75); % #6, A-11 
 plot(x((tstart-800):end) ,Pd((tstart-800):end)+pran((tstart-800):end), 'Color', [0.8 0.8 0.8]);  
  %plot(x((tstart-800):end) ,Vyt((tstart-800):end), 'r--') % stimulii: wave
  legend('dy(1)', 'dy(2)', 'dy(3)', 'dy(4)', 'dy(5)','dy(6)', 'stimulus' ); 

  
%% 4.1 Align waveforms, by phase: 1st Pulse
% a) at NM#2 [the input]
dy2_sample=y(9, 40000:60000) - y(8, 40000:60000); % NM#2, delta-y 
figure; plot(dy2_sample); hold on; xlim([0 2000]) %axis([0.5 2.5 -50 50])
dym=mean(dy2_sample); plot([0.5 2.5], [dym dym], 'g--'); xlabel('t (ms)')
%
title('JR node #2, 1t pulse: output delta-y: y1(2) - y2(2)') % e - i 
plot(Pd(40000:60000)/10, 'k') % stim % reduce scale [of pulse rate]
plot(Ip(40000:60000), 'k') ; plot(Vyt(40000:60000)+dym, 'Color', [1 0 1]) % stim V pulses, wave
legend('delta-y(2)', 'Pulse', 'wave'); 

% a.1)
dy6_sample=y(32, 40000:60000) - y(33, 40000:60000); % NM#6, delta-y 
figure; plot(dy6_sample); hold on; xlim([0 2000]) %axis([0.5 2.5 -50 50])
dym=mean(dy6_sample); plot([0.5 2.5], [dym dym], 'g--'); xlabel('t (ms)')
title('JR node #6: output delta-y: y1(6) - y2(6)') % e - i 
plot(Pd(40000:60000)/10, 'k') % stim % reduce scale [of pulse rate]
plot(Ip(40000:60000), 'k') ; plot(Vyt(40000:60000)+dym, 'Color', [1 0 1]) % stim V pulses, wave
legend('delta-y(6)', 'Pulse', 'wave')

% b) lfp [the output]
%lfp_sample=lfp(1:1200); % all NM#2, nett lfp
lfp_sample=lfp(40000:60000);
figure; plot( lfp_sample); hold on; xlim([0 2000]) %axis([600 1200 -5 45])
dym=mean(lfp_sample); plot([3.500 6.0], [dym dym], 'g--')
title('JR 6 NM: align lfp w stim') 
plot(Pd(40000:60000)/10, 'k') % stim % reduce scale
plot(Ip(40000:60000), 'k');  %plot(Ip(1:1200), 'k'); % 
plot(Vyt(40000:60000)+dym, 'Color', [1 0 1]) % wave; align axes
legend('lfp', 'Pulse', 'wave'); %axis([0.5 2.5 -10 30]); 
xlabel('t steps (0.1ms)')

% c) align Pulse with y-e(2, 6)
dym=min(y(8, 40000:60000));
figure; subplot(2,1,1); plot(y(8, 40000:60000)); hold on
plot(dym+Pd(40000:60000)/10, 'k'); legend('y-e(2)', 'Stim');
xlim([0 4000]); grid on; title('Align Pulse (@ 4s) with y-e and y-i, NM #2, #6 ')
dym=min(y(32, 40000:60000));
subplot(2,1,2); plot(y(32, 40000:60000)); hold on; grid on
plot(dym+Pd(40000:60000)/10, 'k'); legend('y-e(6)', 'Stim')
xlim([0 4000]); xlabel('t steps (0.1ms)')

 clear dy2_* dy6_ dym 
%% 4.1.1 Align waveforms, and 2nd Pulse by phase - at later times (20s)
% a) at NM#2 [the input]
dy2_sample=y(9, 190000:210000) - y(8, 190000:210000); % NM#2, delta-y 
figure; plot(dy2_sample); hold on; xlim([9000 12000]) %axis([0.5 2.5 -50 50])
dym=mean(dy2_sample); plot([19.0 21.0], [dym dym], 'g--'); xlabel('t (ms)')
%
title('JR node #2, 2nd pulse: output delta-y: y1(2) - y2(2)') % e - i 
plot(Pd2(190000:210000)/10, 'k') % stim % reduce scale [of pulse rate]
plot(Ip(190000:210000), 'k') ; plot(Vyt(190000:210000)+dym, 'Color', [1 0 1]) % stim V pulses, wave
legend('delta-y(2)', 'Pulse', 'wave'); 

% a.1)
dy6_sample=y(32, 190000:210000) - y(33, 190000:210000); % NM#6, delta-y 
figure; plot(dy6_sample); hold on; xlim([9000 12000]) %axis([0.5 2.5 -50 50])
dym=mean(dy6_sample); plot([19.0 21.0], [dym dym], 'g--'); xlabel('t (0.1ms)')
title('JR node #6, 2nd pulse: output delta-y: y1(6) - y2(6)') % e - i 
plot(Pd2(190000:210000)/10, 'k') % stim % reduce scale [of pulse rate]
plot(Ip(190000:210000), 'k') ; plot(Vyt(190000:210000)+dym, 'Color', [1 0 1]) % stim V pulses, wave
legend('delta-y(6)', 'Pulse', 'wave')

% b) lfp [the output]
%lfp_sample=lfp(1:1200); % all NM#2, nett lfp
lfp_sample=lfp(190000:210000);
figure; plot( lfp_sample); hold on; xlim([9000 12000]) %axis([600 1200 -5 45])
dym=mean(lfp_sample); plot([3.500 6.0], [dym dym], 'g--')
title('JR 6 NM LFP, 2nd pulse: align w stim') 
plot(Pd2(190000:210000)/10, 'k') % stim % reduce scale
plot(Ip(190000:210000), 'k');  %plot(Ip(1:1200), 'k'); % 
plot(Vyt(190000:210000)+dym, 'Color', [1 0 1]) % wave; align axes
legend('lfp', 'Pulse', 'wave'); %axis([0.5 2.5 -10 30]); 
xlabel('t steps (0.1ms)')

 clear dy2_* dy6_ dym 
 
 %% 4.2 Phase plot (3 y's for  NM #1)

figure;  subplot(3,1,1); plot(y(1,:), y(4,:)); 
 %title('dy0/dt vs y0(t);   zero input, C= 135, tau(15, 20), 1e-12 ran noise'); hold on
title('dy0/dt vs y0(t); C= 135, tau(15, 20),  0.1mV noise, stim = 300 '); hold on

ylabel('dy0/dt' ); xlabel('y0(t)')
 subplot(3,1,2); plot(y(2,:), y(5,:)); title ('dy1/dt vs y1(t)')
   ylabel('dy1/dt' ); xlabel('y1(t)')
 subplot(3,1,3); plot(y(3,:), y(6,:)); title ('dy2/dt vs y2(t)')
   ylabel('dy2/dt' ); xlabel('y2(t)'); hold off

%% 4.2.1 state space plot (3 y's for 1 NM)

figure; plot(y(2,:), y(3,:)); 
title('y1(t) vs y2(t); step stim, C= 250, tau(12, 16 ms), 10 mV G ran noise'); hold on
xlabel('y1(t) '); ylabel('y2(t) ');
figure; plot3(y(2,:), y(3,:), y(1,:)); 
title('y0(t) vs y1(t) vs y2(t); no stim, C= 300, tau(10, 10)  ');
xlabel('y1(t) '); ylabel('y2(t) '); zlabel('y0(t) '); grid on
 %text(40, 10, 0.02, 'single pulse, peak 195')
 %text(40, 10, 0.01, ' 0 inhib, Ii ')

  %% 4.2.2 state space plot (3 y's for 1 NM): at stim & at s/s
 % during stim; 100ms after transients
figwidth = 560; figheight = 688; figposition = [500, 100, figwidth, figheight]; % tall
figure('position',figposition, 'units','pixels');  %figure; % default
 subplot(2,1,1); plot3(y(2,100:1000), y(3,100:1000), y(1,100:1000)); hold on;
 title('6NM, before stim; y0-y1-y2')
fp1=mean(y(2,100:1000)); fp2=mean(y(3,100:1000)); fp3=mean(y(1,100:1000)); 
plot3(fp1, fp2, fp3, 'k.', 'MarkerSize', 20)
FixedPoint_stim=[fp1 fp2 fp3]
title('y0(t) vs y1(t) vs y2(t) at stim;  C= 135, tau(15, 20), 8Hz wave  ');
xlabel('y1(t) '); ylabel('y2(t) '); zlabel('y0(t) '); grid on
 %thisaxis=axis; %axis manual % freeze
% figure; 
subplot(2,1,2); plot3(y(2,2201:end), y(3,2201:end), y(1,2201:end)); hold on
plot3(fp1, fp2, fp3, 'k.', 'MarkerSize', 20) % replot marker
title('y0(t) vs y1(t) vs y2(t);  in steady state  '); 
xlabel('y1(t) '); ylabel('y2(t) '); zlabel('y0(t) '); grid on
fp1=mean(y(2,2201:end)); fp2=mean(y(3,2201:end)); fp3=mean(y(1,2201:end)); 
plot3(fp1, fp2, fp3, 'b.', 'MarkerSize', 25);
 %axis(thisaxis); % same scales
FixedPoint_ss=[fp1 fp2 fp3]
  clear fp* FixedPoint* thisaxis

%% 4.3   dy(i) at later times: 17-19s, just before wave arrives
% mean and range of detla-y, overall: 6 nodes together:
 d_yMean=zeros(nn,1); d_yAmpl=zeros(nn,1); 
 d_yMean(1)=mean(y(2,(170001):190000) - y(3,(170001):190000));   % node #1, A-10 
 d_yAmpl(1)=max(y(2,(170001):190000) - y(3,(170001):190000)) ... % sample after stim settles
     - min(y(2,(170001):190000) - y(3,(170001):190000));
 d_yMean(2)=mean(y(8,(170001):190000) - y(9,(170001):190000) );   % #2, A-32V
 d_yAmpl(2)=max(y(8,(170001):190000) - y(9,(170001):190000)) ...
     - min (y(8,(170001):190000) - y(9,(170001):190000));
 d_yMean(3)=mean(y(14,(170001):190000) - y(15,(170001):190000)); % #3 A-32
 d_yAmpl(3)=max(y(14,(170001):190000) - y(15,(170001):190000)) ...
      -min(y(14,(170001):190000) - y(15,(170001):190000));
 d_yMean(4)=mean(y(20,(170001):190000) - y(21,(170001):190000)); % #4, A-9
 d_yAmpl(4)=max(y(20,(170001):190000) - y(21,(170001):190000)) ...
      - min(y(20,(170001):190000) - y(21,(170001):190000));
 d_yMean(5)=mean(y(26,(170001):190000) - y(27,(170001):190000)); % #5, A-46D
 d_yAmpl(5)=max(y(26,(170001):190000) - y(27,(170001):190000)) ...
      - min(y(26,(170001):190000) - y(27,(170001):190000));
 d_yMean(6)=mean(y(32,(170001):190000) - y(33,(190000):190000)); % #6, A-11
 d_yAmpl(6)=max(y(32,(170001):190000) - y(33,(170001):190000)) ...
      -min(y(32,(170001):190000) - y(33,(190000):190000));
 figure; stem(d_yMean, '+');  hold on; stem(d_yAmpl, ':diamond');
  % hs(1).Marker='+'; hs(2).Marker='diamond'; 
 axis([0 7 -15 60 ]); xlabel('NM #'); ylabel('delta-y12(i)  (mV)'); title('dy(i) at 17-19s')
  legend('mean', 'p-p ampl.', 'Location', 'northeast') % place out of the way
   % text(5.5, 23, 'Adj = 1');  % text(5.5, 10, 'alpha; C x vector')
 
   [d_yMean d_yAmpl] % test/ debug
   clear d_*
%

 %% Appx B. Period; 
  % Lorenz map (later?)
% plot z(n+1) vs z(n)  % ie. find local max
% 1st find period - ie. zero crossings, to within dt
figure; plot(y(1,1000:1200)); hold on
title('y(1,t) zero crossings ')
ym=mean(y(1,1000:1200)); % "zero" line
yzeros=find( abs(y(1,1000:1200) - ym) < 1.5e-3) % need to guess tol ?
T= (yzeros(2)-yzeros(1))*2 % ie. 2 half waves
f = 1000/T % Hz
%
plot([0 250], [ym ym], 'g-'); 
for j=1:length(yzeros)
plot(yzeros(j), y(1,1000+yzeros(j)), 'sr');  
end

%clear ym yzeros T f

%% Appx B.1 Period of y1 ie y(0);  at s/s
% plot z(n+1) vs z(n)  % ie. find local max
% 1st find period - ie. zero crossings, to within dt
Inode=5
dysample= (y((Inode-1)*6+2,3000:3200) -y((Inode-1)*6+3,3000:3200) ); % delta-y: y2- y3 for this node; 201 pts
 % y(8,(tstart-800):end) - y(9,(tstart-800):end) % Node#2
figure; plot(dysample); hold on  % nb. (Inode-1)*6+1 is y0(Inode)
title('NM#6, delta-y(t) zero crossings ')
ym=mean(dysample) % "zero" line
plot([0 200], [ym ym], 'g-');  % mark mean ("zero") line
yzeros=find( abs(dysample - ym) < 2.0e-1) % need to guess tol ?
T= (yzeros(2)-yzeros(1))*2; % ie. 2 half waves
f = 1000/T; % Hz
PeriodAndFreq = [T f]
%
plot([0 250], [ym ym], 'g-'); 
for j=1:length(yzeros)
plot(yzeros(j), dysample(yzeros(j)), 'sr');
end
PeakToPeak = max(dysample) - min(dysample);
OscAt = [ym PeakToPeak]
% clear ym yzeros T f Inode dysample PeriodAndFreq PeakToPeak


 %% Appx 1. check Adj setup - use marmoset data directly
 % 6 nodes are:  2, A10; 3, A11; 26, A32V; 25, A32; 48, A9; A32, A46D
 clusterlist=[2, 3, 26, 25, 48, 32]; % in y-coord order
   % nb. log p66: uses x-y plot clockwise order: 2, 26, 25, 32, 3, 48. 
 
 Anew= csvread('AdjMarmoset_Rescale2b.csv');  % based on LNe
 
 Aclust = Anew(clusterlist, clusterlist);
 Aclust/1000  % as used for 6 NM model
 % enter by hand, rounded
 Adj1 = [0.0,    8.54,    9.1,    0.39,   0.84   4.56; ...
         0.42,   0.0,     1.46,   0.03,   0.44,  0.063; ...
         0.23,   0.596,   0.0,    0.325,  0.09,  0.003; ...
         0.53,   1.14,    4.88,   0.0,    2.2,   0.23; ....
         0.76,   1.28,    0.68,   1.19,   0.0,   1.64; ....                  
         0.68,   0.17,    0.005,  0.0,    0.114, 0.0]
     
length(find(Adj1(:))) % 29 entries
 %Aclust = Anew(clusterlist, clusterlist);
 
 %% Appx 1.1 [total] Deg
clusterlist=[2, 26, 25, 48, 32, 3]; % 6*
DegInTot = sum((Anew(:,clusterlist)))'

kOutTot=length(find(Anew(clusterlist,:)))
DegWtOut = sum((Anew(clusterlist,:)))

%% Appx 2. in orig order: cf. logbook, p58
  fprintf('  use marmoset LNe Adj(2):  \n')
clusterlist=[2, 26, 25, 48, 32, 3]; % as plotted in x-y plane, viewed from Ant.
Anew= csvread('AdjMarmoset_Rescale2b.csv');  % based on LNe 
 Aclust = Anew(clusterlist, clusterlist);
Adj2=Aclust/1000  % as used for 6 NM model
%Adj=Adj2;   % for main code
length(find(Adj2(:))) % 29 entries

 %clear Anew Aclust
 
 %% Appx 3. Links & wts In/Out nodes
 %  Adj from Marmoset (LNe) data
 % cf.Appx 2. in orig order: cf. logbook, p58
 fprintf('  use marmoset LNe Adj(2): net In links & wt \n')
clusterlist=[2, 26, 25, 48, 32, 3]; % 6* as plotted in x-y plane, viewed from Ant.
Anew= csvread('AdjMarmoset_Rescale2b.csv');  % based on LNe 
% #Links: un-wt-Deg, less int links ~ net ext links
 kIn_6=length(find(Anew(:,3))) - length(find(Anew(clusterlist,3)))  % within cluster
 kOut_2=length(find(Anew(26,:))) -length(find(Anew(26, clusterlist)))
 kOut_6=length(find(Anew(3,:))) - length(find(Anew(3, clusterlist)))
 
 kIn_1 =length(find(Anew(:,2))) -length(find(Anew(clusterlist,2))) 
 kOut_1=length(find(Anew(2,:))) - length(find(Anew(2, clusterlist)))
 
% wt-Deg
 DegIn_2=sum((Anew(:,26))) -sum((Anew(clusterlist,26))) % less int links
 DegIn_6=sum((Anew(:,3))) - sum((Anew(clusterlist,3)))  % within cluster
 DegOut_2=sum((Anew(26,:))) -sum((Anew(26, clusterlist)))
 DegOut_6=sum((Anew(3,:))) - sum((Anew(3, clusterlist)))
 % Out Hub
 DegIn_1 =sum((Anew(:,2))) -sum((Anew(clusterlist,2))) 
 DegOut_1=sum((Anew(2,:))) - sum((Anew(2, clusterlist)))
 %Other key Inputs
 kIn_5=length(find(Anew(:,32))) - length(find(Anew(clusterlist,32)))  % within cluster
 DegIn_5 =sum((Anew(:,32))) -sum((Anew(clusterlist,32)))
 
 kIn_4=length(find(Anew(:,48))) - length(find(Anew(clusterlist,48)))  % within cluster
 DegIn_4 =sum((Anew(:,48))) -sum((Anew(clusterlist,48)))
 
 kIn_3=length(find(Anew(:,25))) - length(find(Anew(clusterlist,25)))  % within cluster
 DegIn_3 =sum((Anew(:,25))) -sum((Anew(clusterlist,25)))
 
  clear k* Deg* Anew clusterlist
  
  %% Appx 3.1 Int Links only: kIn, wtDegIn
  % use Adj6x6 set in #1.1 above
  fprintf('  Adj internal to cluster: In / Out links & wt \n')
  kIn=zeros(nn,1); DegIn=zeros(nn,1); kOut=zeros(nn,1); DegOut=zeros(nn,1);
  fprintf('\n In: ')
  ratios=[];
  for i= 1:nn
     kIn(i) =length(find(Adj(:,i)));  DegIn(i) =sum((Adj(:,i)));
      %[kIn(i)  DegIn(i)] % debug
     fprintf('\n kIn, DegIn, wt/k: %3.0f  %6.3f  %6.3f', kIn(i),  DegIn(i), DegIn(i)/kIn(i) )
     ratios =[ratios, DegIn(i)/kIn(i)];
  end
  fprintf('\n')
  [mean(ratios) std(ratios)] % mean & std dev
  fprintf('\n Out: ')
  for i= 1:nn
      kOut(i) =length(find(Adj(i,:)));  DegOut(i) =sum((Adj(i,:)));
      %[kOut(i)  DegOut(i)]
     fprintf('\n kOut, DegOut, wt/k: %3.0f  %6.3f  %6.3f', kOut(i),  DegOut(i),  DegOut(i)/kOut(i))
  end
  fprintf('\n')
 % 
  fprintf('\n InWt/InLinks: ')
  for i= 1:nn
     %[(DegIn(i)/kIn(i)) + DegOut(i)/kOut(i) ]
      fprintf('\n kOut, DegOut, wt/k: %3.0f  %6.3f  %6.3f', kIn(i),  DegIn(i),  DegIn(i)/kIn(i))
  end
  fprintf('\n Total v & links, In+Out: ')
  for i= 1:nn
     [(DegOut(i)+DegIn(i))/(kIn(i)+ kOut(i))]
  end
  
  clear kIn DegIn kOut DegOut
   
%% Appx 3.2 Link distances of 6 nodes
 %  d(i,j)
 addpath(genpath('/bap_working/MatLabfiles/MatlabFiles/MarmosetBrain')); % Data files;  include sub-directories 
fprintf('  use marmoset d(i,j) from Atlas \n')
clusterlist=[2, 26, 25, 48, 32, 3]; % as plotted in x-y plane, viewed from Ant.
Adist= csvread('MarmosetDistPairs.csv');  % based on Atlas; saved file 
% csvwrite( 'MarmosetDistPairs.csv',Adist); % 
%
figure; hist(Adist(:), 100); hold on  % ~ skewedGaussian, peaks at 7, 11, 13 mm
Adist6 =Adist(clusterlist,clusterlist);
figure; hist(Adist6(:), 50); title('Marmoset: 6 NM cluster d(i,j)');  xlabel('d(i,j)  (mm) ')
clear Adist 

%% Appx 3.2.1  set d in bin of 0.5 mm (approx)
Ad6A = [...
     0     3.5   3.0   2.5   2.5   2.5; ...
     3.5   0     1.5   3.5   4.0   2.5; ...
     3.0   1.5   0     2.0   3.0   2.5; ...
     2.5   3.5   2.0   0     2.0   3.5; ...
     2.5   4.0   0     2.0   0     3.0; ...
     2.5   2.5   2.5   3.5   3.0   0];
 
%% Appx 3.2.2  set d in bin of 0.1 mm (approx)
Ad6A = [...
     0     3.4   2.9   2.4   2.4   2.5; ...
     3.4   0     1.7   3.4   4.1   2.7; ...
     2.9   1.7   0     1.9   2.8   2.6; ...
     2.4   3.4   1.9   0     1.8   3.5; ...
     2.4   4.1   0     2.0   0     3.4; ...
     2.5   2.7   2.6   3.4   2.8   0];
 
%% Appx 4. 8-9-10 NM Adj setup - use marmoset data directly
 % 2+6 nodes are:  2, A10; 3, A11; 26, A32V; 25, A32; 48, A9; A32, A46D,
 % + A8aD, A8b; then maybe later: A47L, A6DR
     % cf Logbook, p66 ; workbook#3, p17
 clusterlist=[2, 3, 26, 25, 48, 32, 45, 47]; % in y-coord order (A-P)
   % nb. log p66: uses x-y plot clockwise order: 2, 26, 25, 32, 3, 48. 
 Anew= csvread('AdjMarmoset_Rescale2b.csv');  % based on LNe
 
 Aclust = Anew(clusterlist, clusterlist);
 Aclust/1000  % as used for 6/8 NM model
 length(find(Aclust(:))) % 53 entries
 Aclust
 
 %% A4.01 Adj (8x8) estm. enter by hand, rounded
 Adj1 = [0.0,   8.54,  9.1,    0.39,  0.84, 4.56, 0.045, 0.23; ...
         0.42,  0.0,   1.46,   0.03,  0.44, 0.063, 0.033 0.13, ; ...
         0.23,  0.596,  0.0,   0.325, 0.09,  0.003, 0.0, 0.004; ...
         0.53,  1.14,  4.88,   0.0,   2.2,   0.23,  0.0, 2.01; ....
         0.76,  1.28,  0.68,   1.19,  0.0,  1.64, 0.029, 1.81; ....                  
         0.68,  0.17,  0.005,  0.0,   0.114, 0.0, 0.13, 0.145; ...
         0.114, 0.51,  0.001,  0.006, 1.04,  2.73, 0.0  1.426; ...
         0.05,  0.54,  0.01,   1.12,  3.38,  0.74, 0.10, 0.0]; % checks ok
     
length(find(Adj1(:))) % 29 entries
 Aclust = Anew(clusterlist, clusterlist)
 
clear Anew Aclust

%% Appx 4.1 Link distances of 8 nodes
 %  d(i,j)
 addpath(genpath('/bap_working/MatLabfiles/MatlabFiles/MarmosetBrain')); % Data files;  include sub-directories 
fprintf('  use marmoset d(i,j) from Atlas \n')
clusterlist=[2, 26, 25, 48, 32, 3, 45, 47]; % as plotted in x-y plane, viewed from Ant.
Adist= csvread('MarmosetDistPairs.csv');  % based on Atlas; saved file 
% csvwrite( 'MarmosetDistPairs.csv',Adist); % 
%%
%figure; hist(Adist(:), 100); hold on  % ~ skewedGaussian, peaks at 7, 11, 13 mm
Adist8 =Adist(clusterlist,clusterlist);
figure; hist(Adist8(:), 50); title('Marmoset: 8 NM cluster d(i,j)');  xlabel('d(i,j)  (mm) ')
clear Adist 
%% Appx 4.1.2  set d in bin of 0.1 mm (approx)
Ad6A = [...
     0     3.4  2.9  2.4   2.4  2.5, 4.3, 5.0; ...
     3.4   0    1.7  3.4   4.1  2.7, 0.0, 4.7; ... % 0 if no link present
     2.9   1.7  0    1.9   2.8  2.6, 0.0, 3.2; ...
     2.4   3.4  1.9  0     1.8  3.4, 3.2, 2.8; ...
     2.4   4.1  0    1.8   0    2.8, 2.1, 3.2; ...
     2.5   2.7  2.6  3.4   2.8  0.0  3.6, 4.8; ...
     4.3,  4.9, 3.6, 3.2,  2.1, 3.6, 0.0, 2.4; ...
     5.0,  4.7, 3.2, 2.8,  3.2, 4.8, 2.4, 0.0];   % checks ok.
 
%%  Appx 5.  cluster CM & boundary; 3D plot 
% read coords in MarmosetReadData.m code :  NodeCoord(1:3, :) : n x 3 array
NodeCoord=csvread('CoordsMarmoset.csv'); % nb. some absent: NaN 
clusterlist=[2, 26, 25, 48, 32, 3]; % as plotted in x-y plane, viewed from Ant.
XYZclust = NodeCoord(clusterlist, :) 
CMcluster  = mean(XYZclust(:, 1:3))

figure; hold on
set(gcf,'Renderer','OpenGL');
set(gca, 'Color', [0.7 0.7 0.7]) % background gray
 %axis vis3d  % freeze aspect ratio (during rot)
axis equal  % get aspect ratio correct
 %set(gca, 'Projection', 'perspective');  % orthographic vs perspective view 
theta=230; grid on;  % Start view, for p-FC (RH, front  : choose these as needed
view(theta, 20); % to begin rotation scan
%axis([-11 11 -10 20 0 20]) % full
axis([-11 11 0 20 0 20]) % front half only
camlight(-120, 30); camlight(105,50); camlight(-40, 20);  % light from above & side
camlight(45, 60) % & above, rear 
floorgridOnly % % add the grids: floor; draw 5 mm grid & marker on floor
transp=0.5;

for i=1:6
 xi=XYZclust(i,1); yi=XYZclust(i,2); zi=XYZclust(i,3); % col-1 is ID# 
 ii=clusterlist(i); % get correct ID#
   plot3(xi, yi, zi, 's', 'MarkerFaceColor', nodecolors(i,:),'MarkerEdgeColor', nodecolors(ii,:),'MarkerSize', 10) % square, Schematic coord
   text( (xi-0.1), (yi+0.15), (zi+0.1), Acrn{ii},'FontWeight','Bold','FontSize',11); % Label the pt.
      % ,'Fontname','Times New Roman'
end

plot3(CMcluster(1), CMcluster(2), CMcluster(3), 'h', 'MarkerFaceColor','g','MarkerEdgeColor', 'g','MarkerSize', 10) % square, Schematic coord
text( (CMcluster(1)-0.1), (CMcluster(2)+0.15), (CMcluster(3)+0.1), 'CM','FontWeight','Bold','FontSize',11); % Label the pt.


%% Appx 6. Cort'l Col'm dimensions - from sixClusterWavesV4b.m 
 % from  code sixClusterWavesV4b.m; cf w/b 6, p93 & Marm voxel data, bv vol.
fprintf('\n Geom.  A-8b')
 %vol = 23.92; % A-10 (mm^3)  %vol = 12.0; % A-11 (mm^3)  %vol = 11.4; % A-32
 %vol = 2.68; % A-32V (mm^3)  %vol = 3.29; % A-46D  %vol = 7.74; % A-9  
 %vol = 13.0; % A-8aD [NM #7
vol = 17.83; % A-8b   [NM #8
rsphr = (3*vol/(4*pi))^0.333  % (mm)

 %thick= 2.0; % A-10. cort thickness (mm) [ref Atapor Cereb Ctx'`19, Fig 10]
 %thick= 1.4; % A-11  %thick= 1.6; % A-32  %thick= 1.0; % A-32V  %thick= 1.5; % A-46D
 thick= 1.8; % A-9, A8b;  %thick= 1.5; % A-8aD
rcolm = sqrt(vol/(pi*thick))
Acol = pi*rcolm^2
PerimCol=2*pi*rcolm

clear vol rsphr thick rcolm Acol PerimCol

%% & for other Source Hubs
 fprintf('\n Geom.  TPO') % #103 TPO
  vol = 16.71; % TPO
rsphr = (3*vol/(4*pi))^0.333  % (mm)
 thick= 1.8; % est from Attapour, Fig 10
rcolm = sqrt(vol/(pi*thick))
Acol = pi*rcolm^2
PerimCol=2*pi*rcolm 


 
